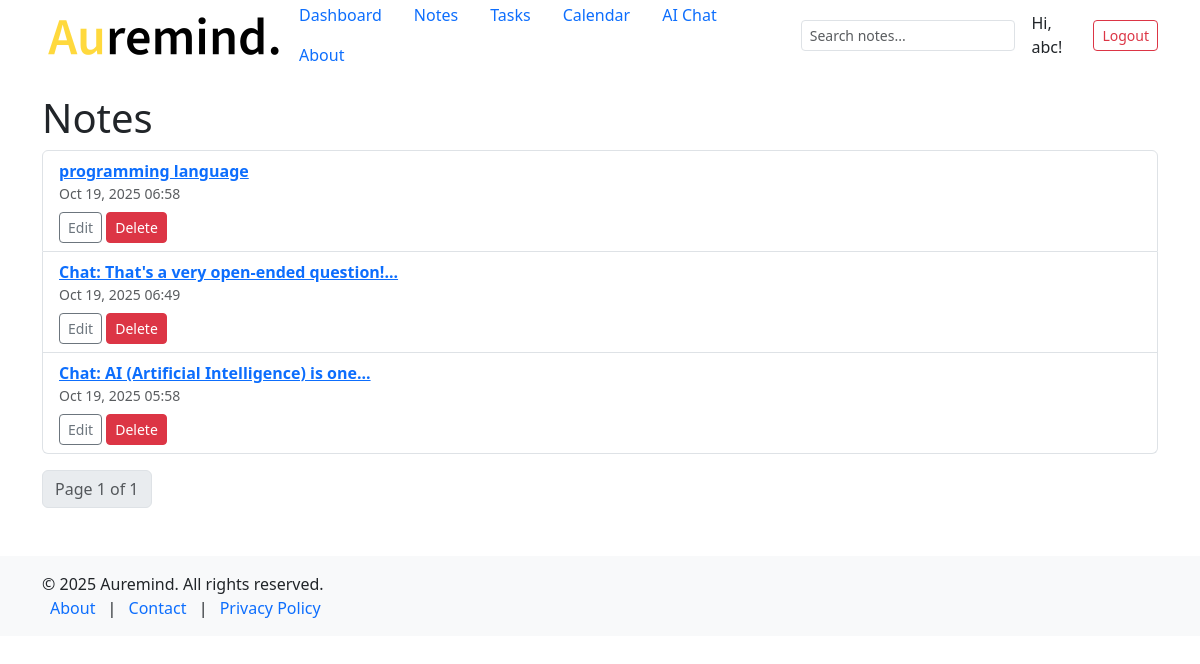
/notes/ (signed in), run on an earlier commit of the app's database.
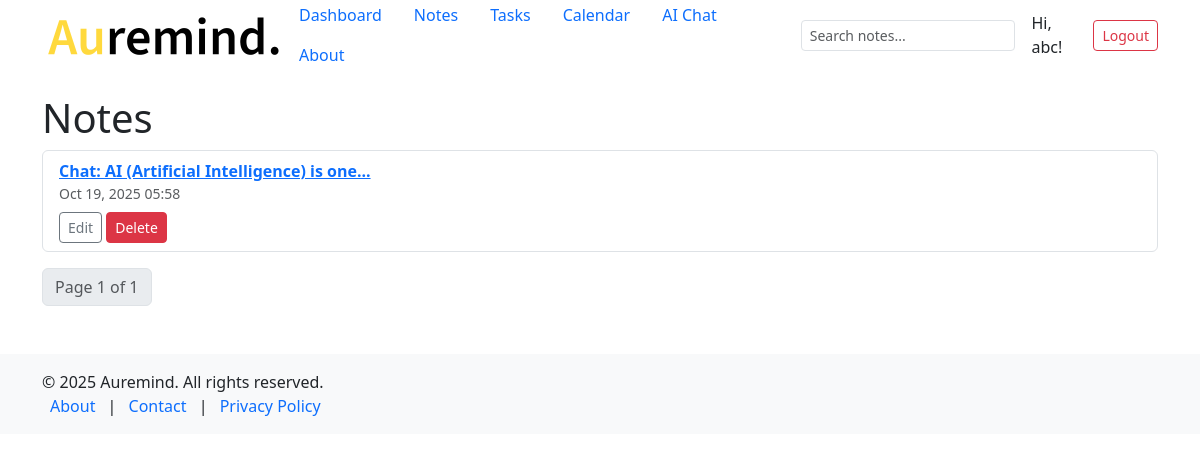
And on a later commit of the database.
### notes/models.py (models this page shows, shortened)
class Note(models.Model):
    user = models.ForeignKey(User, on_delete=models.CASCADE)
    title = models.CharField(max_length=200)
    content = models.TextField()
    attachment = models.FileField(upload_to='attachments/', null=True, blank=True)
    created_at = models.DateTimeField(auto_now_add=True)

### notes/views.py (the view)
# urls.py: path('notes/', views.note, name='note'),
@login_required
def note(request):
    q = request.GET.get('q', '')
    notes = Note.objects.filter(user=request.user)
    if q:
        notes = notes.filter(Q(title__icontains=q) | Q(content__icontains=q))
    paginator = Paginator(notes.order_by('-created_at'), 10)
    page_number = request.GET.get('page')
    page_obj = paginator.get_page(page_number)
    context = {
        'page_obj': page_obj,
        'q': q,
        'year': datetime.now().year,
    }
    return render(request, 'notes/note.html', context)

### notes/templates/notes/note.html (shortened to what this page needs)
{% extends 'notes/base.html' %}
{% block content %}
<h1>Notes</h1>
<ul class="list-group">
  {% for note in page_obj %}
    <li class="list-group-item">
      <a href="{% url 'notes:detail' pk=note.pk %}"><strong>{{ note.title }}</strong></a>
      <div class="small text-muted">{{ note.created_at|date:"M d, Y H:i" }}</div>
      <div class="mt-2">
        <a class="btn btn-sm btn-outline-secondary" href="{% url 'notes:edit' pk=note.pk %}">Edit</a>
        <a class="btn btn-sm btn-danger" href="{% url 'notes:delete' pk=note.pk %}">Delete</a>
      </div>
    </li>
  {% empty %}
    <li class="list-group-item">No notes found.</li>
  {% endfor %}
</ul>
<nav class="mt-3">
  <ul class="pagination">
    <li class="page-item disabled"><span class="page-link">Page {{ page_obj.number }} of {{ page_obj.paginator.num_pages }}</span></li>
  </ul>
</nav>
{% endblock %}

What changed in the data, as far as the page shows it:
removed Note: title "programming language", created_at "Oct 19, 2025 06:58"
removed Note: title "Chat: That's a very open-ended question!...", created_at "Oct 19, 2025 06:49"
